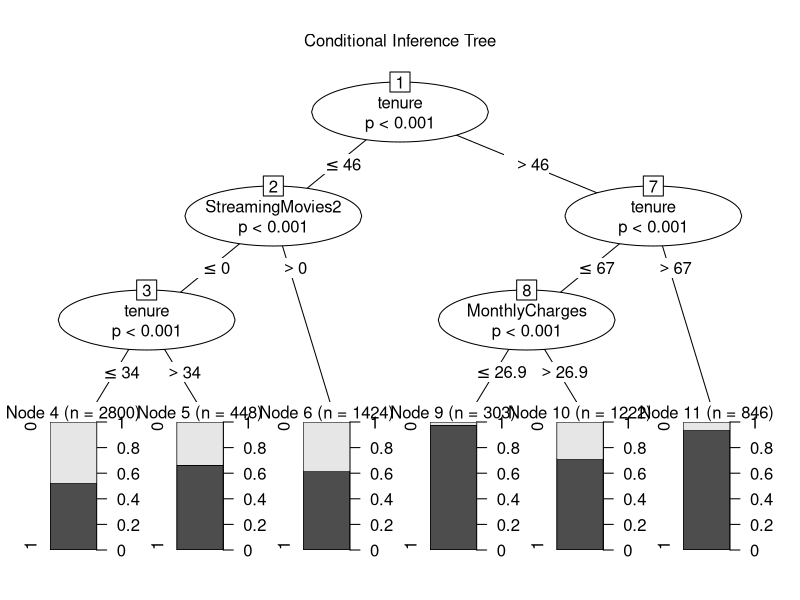

The R source for this figure:
# Classification Tree CART
library(tidyverse)
library(party)
library(partykit)
df = read.table("Telco_bin2Ystar.csv",  header=TRUE, sep=";") 
df2= select (df, c(Ystar, StreamingMovies2, StreamingTV2, OnlineBackup2, TechSupport2, 
                   DeviceProtection2, tenure, MonthlyCharges, InternetService2, OnlineSecurity2,gender2))
df2$Ystar<-as.factor(df2$Ystar)

crt=ctree_control(minsplit = 1500)
fit <- ctree(Ystar ~ StreamingMovies2 + StreamingTV2 + OnlineBackup2 + TechSupport2 + 
                    DeviceProtection2 + tenure + MonthlyCharges + InternetService2 +
                    OnlineSecurity2 +gender2, data=df2, control=crt)
plot(fit, main="Conditional Inference Tree")
fit
t = table(predict(fit), df2$Ystar)
print(t); accuracy= sum(diag(t))/sum(t); print (accuracy)

# alterado depois de correr DecTree
df$score=0
df$score[df$tenure<=46 & df$StreamingMovies2<=0 & df$tenure<=34]=(1-0.476)
df$score[df$tenure<=46 & df$StreamingMovies2<=0 & df$tenure >34]=(1-0.339)
df$score[df$tenure<=46 & df$StreamingMovies2 >0]=(1-0.379)
df$score[df$tenure >46 & df$tenure<=67 & df$MonthlyCharges<=26.9]=(1-0.026)
df$score[df$tenure >46 & df$tenure<=67 & df$MonthlyCharges >26.9]=(1-0.287)
df$score[df$tenure >46 & df$tenure >67]=(1-0.060)

write.table(df,"Telco_YstarScore.csv", sep=";",row.names = FALSE)
